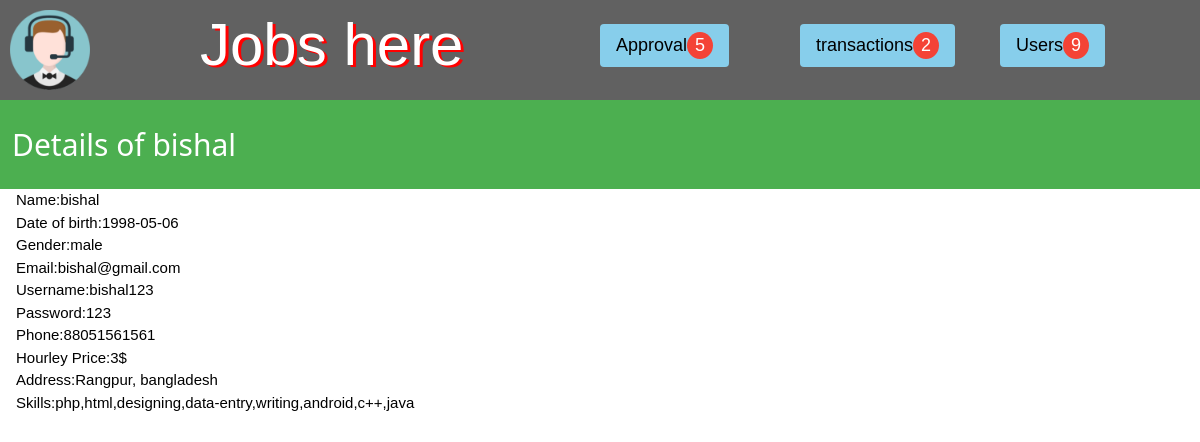
The app's page /flancerdetails-n.php?show=6 (signed in) with its own data.
### tables this page shows
CREATE TABLE `freelancer` (
  `fid` int(20) NOT NULL,
  `name` varchar(100) NOT NULL,
  `username` varchar(200) NOT NULL,
  `password` varchar(200) NOT NULL,
  `dob` date NOT NULL,
  `gender` varchar(20) NOT NULL,
  `email` varchar(100) NOT NULL,
  `phone` bigint(20) NOT NULL,
  `hprice` float NOT NULL,
  `address` varchar(200) NOT NULL,
  `skills` varchar(300) NOT NULL,
  `jobs_completed` int(11) NOT NULL,
  `review` double NOT NULL,
  `total_rat` double NOT NULL,
  `rating` double NOT NULL,
  `balance` float NOT NULL,
  `status` varchar(20) NOT NULL
);

### flancerdetails-n.php (the view, shortened to what this page needs)
<?php
 require_once("config.php");
 $sql="SELECT * FROM `freelancer` WHERE status='waiting'";
  $sql2="SELECT * FROM `client` WHERE status='waiting'";
  $req=mysqli_query($connection,$sql);
  $req2=mysqli_query($connection,$sql2);
  $n1=mysqli_num_rows($req);
  $n2=mysqli_num_rows($req2);
  $nt=$n1+$n2;
  $sql3="SELECT * FROM `freelancer` WHERE status='approved'";
  $sql4="SELECT * FROM `client` WHERE status='approved'";
  $req3=mysqli_query($connection,$sql3);
  $req4=mysqli_query($connection,$sql4);
  $n5=mysqli_num_rows($req3);
  $n6=mysqli_num_rows($req4);
  $nt1=$n5+$n6;
  $sql23="SELECT * FROM `transaction_table` WHERE status='pending'";
  $run23=mysqli_query($connection,$sql23);
  $n4=mysqli_num_rows($run23);
  if(isset($_GET['show']))
  {
    $id=$_GET['show'];
    $sql4="SELECT * FROM `freelancer` WHERE fid='$id'";
    $run=mysqli_query($connection,$sql4);
    $detals=mysqli_fetch_array($run);
  }
?>
<html>
<head>
	<link rel="stylesheet" type="text/css" href="style.css">
	<link rel="stylesheet" href="css/w3.css">
<link rel="stylesheet" href="css/font.css">
</head>
<body>
	<div class="w3-row w3-dark-gray">
    <div class="w3-col l2">
      <img src="images/logo.png" style="height: 100px;width: 100px;padding:10px">
    </div>
    <div class="w3-col l4">
      <span class="jobb">Jobs here</span>
    </div>
    <div class="w3-col l2" style="padding-top: 2%;background-color: transparent;">
      <div class="w3-dropdown-hover" style="background-color: transparent;">
        <button class="w3-button w3-round w3-light-blue w3-large">Approval<span class="w3-badge w3-red"><?php echo"$nt";?></span></button>
      </div>
    </div>
     <div class="w3-col l2" style="padding-top: 2%;">
      <a href="admin-transactionlist.php" class="w3-button w3-round w3-light-blue w3-large">transactions<span class="w3-badge w3-red"><?php echo"$n4";?></span></a>
    </div>
    <div class="w3-col l2" style="padding-top: 2%;background-color: transparent;">
      <div class="w3-dropdown-hover" style="background-color: transparent;">
        <button class="w3-button w3-round w3-light-blue w3-large">Users<span class="w3-badge w3-red"><?php echo"$nt1";?></span></button>
      </div>
    </div>
  </div>
 <div class="w3-cointer w3-green" style="padding: 1%">
  <h2>Details of <?php echo $detals['name']; ?></h2>
 </div>
 <div class="w3-container">
   Name:<?php echo $detals['name']; ?><br>
   Date of birth:<?php echo $detals['dob']; ?><br>
   Gender:<?php echo $detals['gender']; ?><br>
   Email:<?php echo $detals['email']; ?><br>
   Username:<?php echo $detals['username']; ?><br>
   Password:<?php echo $detals['password']; ?><br>
   Phone:<?php echo $detals['phone']; ?><br>
   Hourley Price:<?php echo $detals['hprice']; ?>$<br>
   Address:<?php echo $detals['address']; ?><br>
   Skills:<?php echo $detals['skills'];?><br>
  </div>
</body>
</html>

### style.css (style rules this page uses)
.jobb { color: white; text-shadow: 3px 2px red; font-size: 60px; padding-bottom: 0px; padding-top: 0px; text-align: center; }
body { font-family: "Times New Roman", Times, serif; }

### css/w3.css (style rules this page uses)
html { box-sizing:border-box }
*,*:before,*:after { box-sizing:inherit }
html { -ms-text-size-adjust:100%;-webkit-text-size-adjust:100% }
body { margin:0 }
a { background-color:transparent;-webkit-text-decoration-skip:objects }
img { border-style:none }
button,input,select,textarea { font:inherit;margin:0 }
button,input { overflow:visible }
button,select { text-transform:none }
button,html [type=button],[type=reset],[type=submit] { -webkit-appearance:button }
html,body { font-family:Verdana,sans-serif;font-size:15px;line-height:1.5 }
html { overflow-x:hidden }
h2 { font-size:30px }
h1,h2,h3,h4,h5,h6 { font-family:"Segoe UI",Arial,sans-serif;font-weight:400;margin:10px 0 }
img { vertical-align:middle }
a { color:inherit }
.w3-btn,.w3-button { border:none;display:inline-block;padding:8px 16px;vertical-align:middle;overflow:hidden;text-decoration:none;color:inherit;background-color:inherit;text-align:center;cursor:pointer;white-space:nowrap }
.w3-btn,.w3-button { -webkit-touch-callout:none;-webkit-user-select:none;-khtml-user-select:none;-moz-user-select:none;-ms-user-select:none;user-select:none }
.w3-badge,.w3-tag { background-color:#000;color:#fff;display:inline-block;padding-left:8px;padding-right:8px;text-align:center }
.w3-badge { border-radius:50% }
.w3-dropdown-click,.w3-dropdown-hover { position:relative;display:inline-block;cursor:pointer }
.w3-dropdown-hover:first-child,.w3-dropdown-click:hover { background-color:#ccc;color:#000 }
.w3-container:after,.w3-container:before,.w3-panel:after,.w3-panel:before,.w3-row:after,.w3-row:before,.w3-row-padding:after,.w3-row-padding:before, .w3-cell-row:before,.w3-cell-row:after,.w3-clear:after,.w3-clear:before,.w3-bar:before,.w3-bar:after { content:"";display:table;clear:both }
.w3-col,.w3-half,.w3-third,.w3-twothird,.w3-threequarter,.w3-quarter { float:left;width:100% }
@media (min-width:993px) { .w3-col.l2 { width:16.66666% } }
@media (min-width:993px) { .w3-col.l4 { width:33.33333% } }
.w3-round,.w3-round-medium { border-radius:4px }
.w3-container,.w3-panel { padding:0.01em 16px }
.w3-large { font-size:18px!important }
.w3-light-blue,.w3-hover-light-blue:hover { color:#000!important;background-color:#87CEEB!important }
.w3-green,.w3-hover-green:hover { color:#fff!important;background-color:#4CAF50!important }
.w3-red,.w3-hover-red:hover { color:#fff!important;background-color:#f44336!important }
.w3-dark-grey,.w3-hover-dark-grey:hover,.w3-dark-gray,.w3-hover-dark-gray:hover { color:#fff!important;background-color:#616161!important }

### records on screen
freelancer: name "bishal", dob "1998-05-06", gender "male", email "bishal@gmail.com", username "bishal123", password "123", phone "88051561561", hprice "3", address "Rangpur, bangladesh", skills "php,html,designing,data-entry,writing,android,c++,java"

### other values on screen
$nt "5"
$n4 "2"
$nt1 "9"
